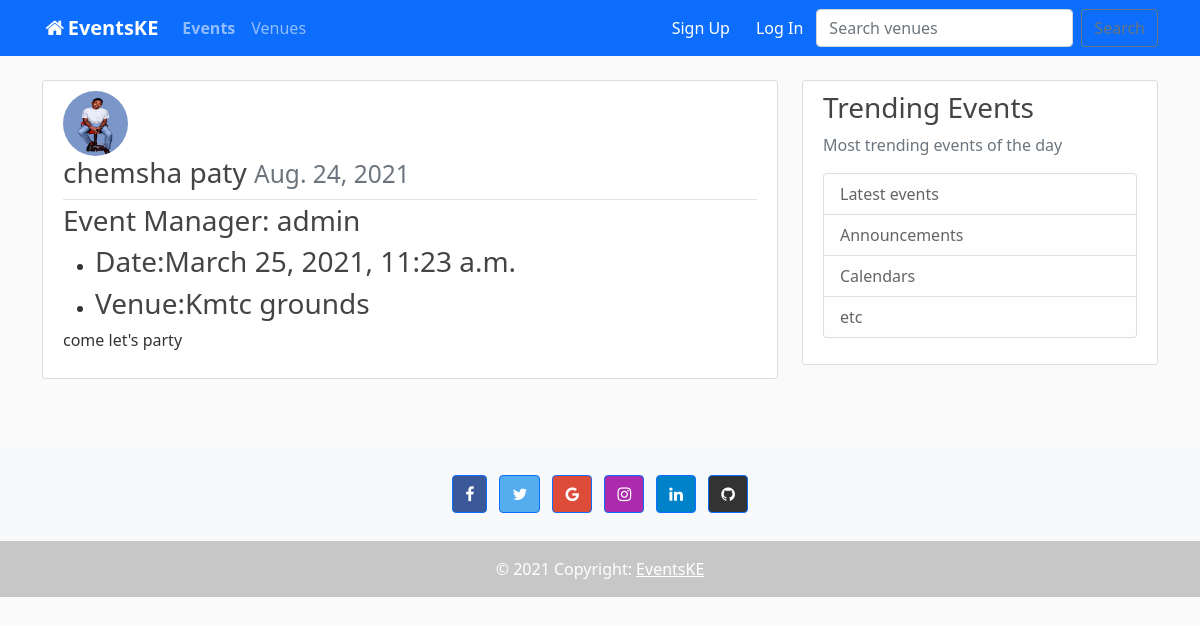
The page /event/1/ on the database its author committed.
### Events/models.py (models this page shows)
class Event(models.Model):
    name = models.CharField('Event name', max_length=120)
    event_date = models.DateTimeField('Event date')
    venue = models.ForeignKey(Venue, blank=True, null=True, on_delete=models.CASCADE)
    manager = models.ForeignKey(User, blank=True, null=True, on_delete=models.SET_NULL)
    description = models.TextField(blank='True')
    attendees = models.ManyToManyField(MyClubUser, blank=True)
    date_posted = models.DateField(default=timezone.now)
    def __str__(self):
        return self.name

class Venue(models.Model):
    name = models.CharField('Venue Name', max_length=120)
    region = models.CharField('region', max_length=60, null= True)
    address = models.CharField(max_length=50)
    zip_code = models.CharField('zip code',max_length=60,)
    website = models.CharField('Website Adress',max_length=60,blank=True)
    phone_number = models.CharField('Contact number',max_length=12,blank=True)
    email_address = models.EmailField('Email Address',blank=True)
    def __str__(self):
        return self.name

### users/models.py (models this page shows, shortened)
class Profile(models.Model):
    user= models.OneToOneField(User, on_delete=models.CASCADE)
    image = models.ImageField(default='default.jpg', upload_to='profile_pics')

### Events/views.py (the view)
# urls.py: path('event/<int:pk>/', views.EventDetail, name='Event_detail'),
def EventDetail(request,pk):
    event=  Event.objects.get(pk=pk)
    return render(request, 'Events/event_detail.html', {'event': event})

### Events/templates/Events/event_detail.html (shortened to what this page needs)
{% extends 'Events/base.html' %}
{% load static %}
{% block content %}
    <article class="media content-section"><img class="rounded-circle article-img" src="{{ event.manager.profile.image.url }}">
      <div class="media-body">
        <div class="article-metadata">
            <h3>
          <div class="mr-2" >{{ event }}
          <small class="text-muted">{{ event.date_posted }}</small>
                </h3>
        </div>
        <h3 class="article-title" >Event Manager: {{ event.manager }}</h3>
        <ul>
			<li><h3>Date:{{ event.event_date }}</h3></li>
            <li><h3>Venue:{{ event.venue }}</h3></li>
        </ul>
        <p class="article-content">{{ event.description }}</p>
      </div>
    </article>
{% endblock %}

### Events/static/css/main.css (style rules this page uses)
body { background: #fafafa; color: #333333; margin-top: 5rem; }
h1, h2, h3, h4, h5, h6 { color: #444444; }
ul { margin: 0; }
.content-section { background: #ffffff; padding: 10px 20px; border: 1px solid #dddddd; border-radius: 3px; margin-bottom: 20px; }
.article-title { color: #444444; }
.article-content { white-space: pre-line; }
.article-img { height: 65px; width: 65px; margin-right: 16px; }
.article-metadata { padding-bottom: 1px; margin-bottom: 4px; border-bottom: 1px solid #e3e3e3 }

### rows shown on the page
Event: manager.profile.image (picture), name "chemsha paty", date_posted "Aug. 24, 2021", manager "admin", event_date "March 25, 2021, 11:23 a.m.", venue "Kmtc grounds", description "come let's party"
